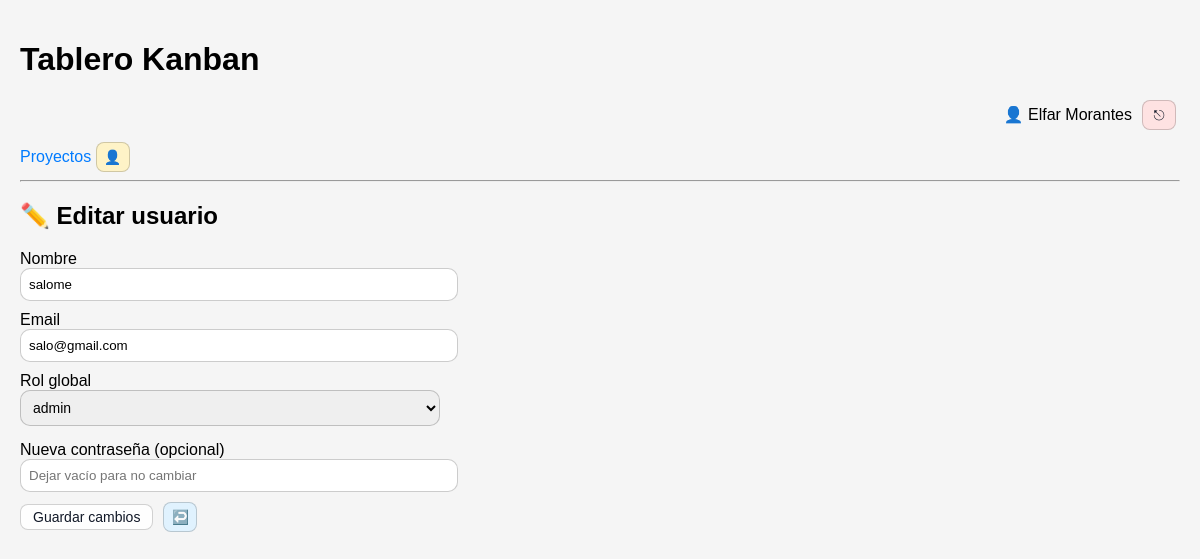
Page /?controller=users&action=edit&id=80824837 (signed in) on the committed database.
### tables this page shows
CREATE TABLE `users` (
  `id` int(11) NOT NULL,
  `name` varchar(120) NOT NULL,
  `email` varchar(190) NOT NULL,
  `password_hash` varchar(255) NOT NULL,
  `role` enum('owner','admin','member','viewer') NOT NULL DEFAULT 'member',
  `created_at` datetime NOT NULL DEFAULT current_timestamp()
);

### core/BaseController.php (called while the page is built, shortened)
<?php
abstract class BaseController
{
    protected function render(string $view, array $params = []): void
    {
        include __DIR__ . '/../app/views/layout.php';
    }
}

### app/controllers/UsersController.php (called while the page is built, shortened)
<?php
require_once __DIR__ . '/../../core/BaseController.php';
require_once __DIR__ . '/../../core/Auth.php';
require_once __DIR__ . '/../models/User.php';
class UsersController extends BaseController
{
    public function edit(): void
    {
        $id = (int)($_GET['id'] ?? 0);
        $user = User::find($id);
        $this->render('users/edit', [
            'user'  => $user,
            'error' => $_GET['error'] ?? '',
            'ok'    => $_GET['ok'] ?? ''
        ]);
    }
}

### public/index.php (called while the page is built, shortened)
<?php
$actionName     = $_GET['action'] ?? 'index';
$controller = new $controllerClass();
try {
    $controller->$actionName();
} catch (Exception $e) {
    echo "<h1>Error</h1>";
    echo "<p>" . htmlspecialchars($e->getMessage()) . "</p>";
}

### core/Auth.php (called while the page is built, shortened)
<?php
class Auth
{
    public static function userId(): ?int
    {
        return isset($_SESSION['user_id']) ? (int)$_SESSION['user_id'] : null;
    }
    public static function check(): bool
    {
        return self::userId() !== null;
    }
    public static function role(): string
    {
        return $_SESSION['user_role'] ?? 'member';
    }
}

### config/db.php (called while the page is built)
<?php
class Database
{
    private static ?\PDO $connection = null;
    public static function getConnection(): \PDO
    {
        if (self::$connection === null) {
            $host = 'localhost';
            $db   = 'kanban_db';
            $user = 'root';
            $pass = '';
            $dsn  = "mysql:host=$host;dbname=$db;charset=utf8mb4";
            self::$connection = new PDO($dsn, $user, $pass, [
                PDO::ATTR_ERRMODE            => PDO::ERRMODE_EXCEPTION,
                PDO::ATTR_DEFAULT_FETCH_MODE => PDO::FETCH_ASSOC
            ]);
            self::$connection->exec("SET time_zone = '-05:00'");
        }
        return self::$connection;
    }
}

### app/models/User.php (called while the page is built, shortened)
<?php
require_once __DIR__ . '/../../config/db.php';
class User
{
    private static function db(): PDO { return Database::getConnection(); }
    public static function find(int $id): ?array
    {
        $stmt = self::db()->prepare("SELECT id,name,email,role FROM users WHERE id=? LIMIT 1");
        $stmt->execute([$id]);
        $u = $stmt->fetch();
        return $u ?: null;
    }
}

### app/views/users/edit.php (the view, shortened to what this page needs)
<h2>✏️ Editar usuario</h2>
<form method="POST" action="<?= BASE_URL ?>?controller=users&action=update" style="max-width:420px;">
  <div style="margin-bottom:10px;">
    <label>Nombre</label><br>
    <input name="name" required
           value="<?= htmlspecialchars($user['name'] ?? '') ?>"
           style="width:100%;padding:8px;border-radius:10px;border:1px solid rgba(0,0,0,.2);">
  </div>
  <div style="margin-bottom:10px;">
    <label>Email</label><br>
    <input name="email" type="email" required
           value="<?= htmlspecialchars($user['email'] ?? '') ?>"
           style="width:100%;padding:8px;border-radius:10px;border:1px solid rgba(0,0,0,.2);">
  </div>
  <div style="margin-bottom:10px;">
    <label>Rol global</label><br>
    <select name="role" style="width:100%;padding:8px;border-radius:10px;border:1px solid rgba(0,0,0,.2);">
      <?php foreach (['member','viewer','admin','owner'] as $r): ?>
        <option value="<?= $r ?>" <?= (($user['role'] ?? '') === $r) ? 'selected' : '' ?>><?= $r ?></option>
      <?php endforeach; ?>
    </select>
  </div>
  <div style="margin-bottom:10px;">
    <label>Nueva contraseña (opcional)</label><br>
    <input name="password" type="password"
           placeholder="Dejar vacío para no cambiar"
           style="width:100%;padding:8px;border-radius:10px;border:1px solid rgba(0,0,0,.2);">
  </div>
  <div style="display:flex;gap:10px;align-items:center;">
    <button class="btn-icon" style="width:auto;padding:8px 12px;">Guardar cambios</button>
    <a class="btn-action view tip" data-tip="Volver"
       href="<?= BASE_URL ?>?controller=users&action=index">↩️</a>
  </div>
</form>

### app/views/layout.php (shortened to what this page needs)
<!DOCTYPE html>
<html lang="es">
<head>
</head>
<body>
<header>
    <h1>Tablero Kanban</h1>
<nav>
    <?php
    require_once __DIR__ . '/../../core/Auth.php';
    require_once __DIR__ . '/../models/User.php';
    ?>
    <?php if (Auth::check()): ?>
      <?php $u = User::find(Auth::userId()); ?>
      <div style="display:flex;justify-content:flex-end;align-items:center;gap:10px;margin-bottom:12px;">
        <span class="tip" data-tip="<?= htmlspecialchars($u['email'] ?? '') ?>">
          👤 <?= htmlspecialchars($u['name'] ?? 'Usuario') ?>
        </span>
        <a href="<?= BASE_URL ?>?controller=auth&action=logout"
          class="btn-action del tip"
          data-tip="Cerrar sesión">
          ⎋
        </a>
      </div>
    <?php endif; ?>
</nav>
    <nav>
        <a href="<?= BASE_URL ?>?controller=projects&action=index">Proyectos</a>
            <?php if (Auth::check() && in_array(Auth::role(), ['owner','admin'], true)): ?>
              <a href="<?= BASE_URL ?>?controller=users&action=index"
                class="btn-action edit tip"
                data-tip="Administrar usuarios">👤</a>
            <?php endif; ?>
    </nav>
    <hr>
</header>
<main>
    <?php include $viewFile; ?>
</main>
</body>
</html>

### app/views/layout.php (style rules this page uses)
body { font-family: Arial, sans-serif; margin: 0; padding: 20px; background: #f5f5f5; }
header { margin-bottom: 20px; }
a { text-decoration: none; color: #007bff; }
form { margin-top: 8px; margin-bottom: 8px; }
input[type="text"], textarea, select { width: 100%; box-sizing: border-box; padding: 5px; margin-bottom: 5px; border-radius: 4px; border: 1px solid #ccc; font-size: 14px; }
button { padding: 5px 10px; border: none; border-radius: 4px; background: #007bff; color: #fff; cursor: pointer; font-size: 14px; }
.btn-icon { width: 30px; height: 26px; display: inline-flex; align-items: center; justify-content: center; border-radius: 8px; border: 1px solid rgba(0,0,0,0.18); background: rgba(255,255,255,0.9); cursor: pointer; color: #111827 !important; font-size: 14px; line-height: 1; }
.btn-action { width: 32px; height: 28px; display: inline-flex; align-items: center; justify-content: center; border-radius: 8px; border: 1px solid rgba(0,0,0,0.18); background: rgba(255,255,255,0.95); color: #111827; cursor: pointer; font-size: 14px; line-height: 1; margin-right: 4px; }
.btn-action.view { background: #e0f2fe; }
.btn-action.edit { background: #fef3c7; }
.btn-action.del { background: #fee2e2; }
.tip { position: relative; }

### rows in the picture
users: name "Elfar Morantes"
users: name "salome", email "salo@gmail.com", role "admin"
